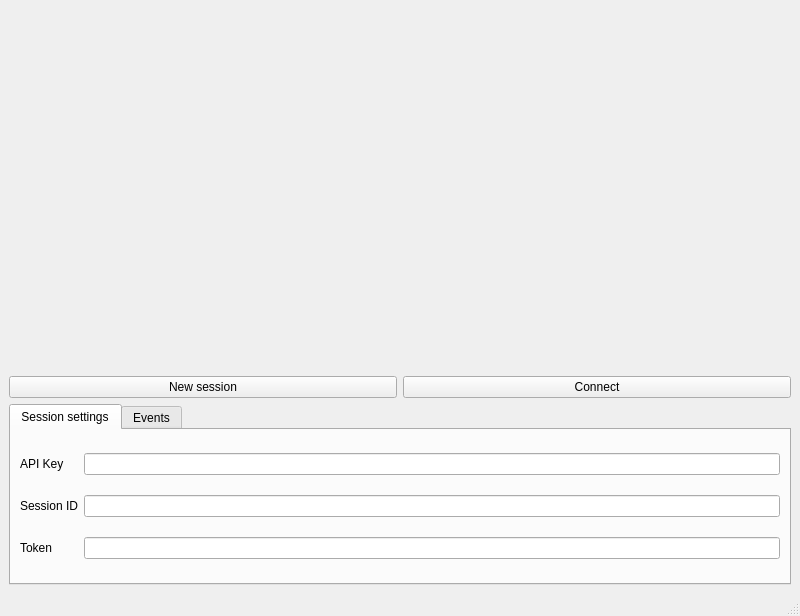
<?xml version="1.0" encoding="UTF-8"?>
<ui version="4.0">
 <class>MainWindow</class>
 <widget class="QMainWindow" name="MainWindow">
  <property name="geometry">
   <rect>
    <x>0</x>
    <y>0</y>
    <width>800</width>
    <height>616</height>
   </rect>
  </property>
  <property name="windowTitle">
   <string>Session</string>
  </property>
  <widget class="QWidget" name="centralwidget">
   <layout class="QGridLayout" name="gridLayout_2" rowstretch="200,10,100">
    <item row="1" column="1">
     <widget class="QPushButton" name="pushButton">
      <property name="text">
       <string>Connect</string>
      </property>
     </widget>
    </item>
    <item row="1" column="0">
     <widget class="QPushButton" name="pushButton_2">
      <property name="text">
       <string>New session</string>
      </property>
     </widget>
    </item>
    <item row="0" column="0" colspan="2">
     <widget class="QWidget" name="widget" native="true">
      <layout class="QGridLayout" name="gridLayout_3"/>
     </widget>
    </item>
    <item row="2" column="0" colspan="2">
     <widget class="QTabWidget" name="tabWidget">
      <property name="currentIndex">
       <number>0</number>
      </property>
      <widget class="QWidget" name="tabWidgetPage1">
       <attribute name="title">
        <string>Session settings</string>
       </attribute>
       <layout class="QGridLayout" name="gridLayout_4">
        <item row="0" column="0">
         <widget class="QLabel" name="label">
          <property name="text">
           <string>API Key</string>
          </property>
         </widget>
        </item>
        <item row="0" column="1">
         <widget class="QLineEdit" name="lineEdit"/>
        </item>
        <item row="1" column="0">
         <widget class="QLabel" name="label_2">
          <property name="text">
           <string>Session ID</string>
          </property>
         </widget>
        </item>
        <item row="1" column="1">
         <widget class="QLineEdit" name="lineEdit_2"/>
        </item>
        <item row="2" column="0">
         <widget class="QLabel" name="label_3">
          <property name="text">
           <string>Token</string>
          </property>
         </widget>
        </item>
        <item row="2" column="1">
         <widget class="QLineEdit" name="lineEdit_3"/>
        </item>
       </layout>
      </widget>
      <widget class="QWidget" name="tabWidgetPage2">
       <attribute name="title">
        <string>Events</string>
       </attribute>
       <layout class="QGridLayout" name="gridLayout_5">
        <item row="0" column="0">
         <widget class="QTextEdit" name="textEdit"/>
        </item>
       </layout>
      </widget>
     </widget>
    </item>
   </layout>
  </widget>
  <widget class="QMenuBar" name="menubar">
   <property name="geometry">
    <rect>
     <x>0</x>
     <y>0</y>
     <width>800</width>
     <height>29</height>
    </rect>
   </property>
  </widget>
  <widget class="QStatusBar" name="statusbar"/>
 </widget>
 <resources/>
 <connections/>
</ui>
